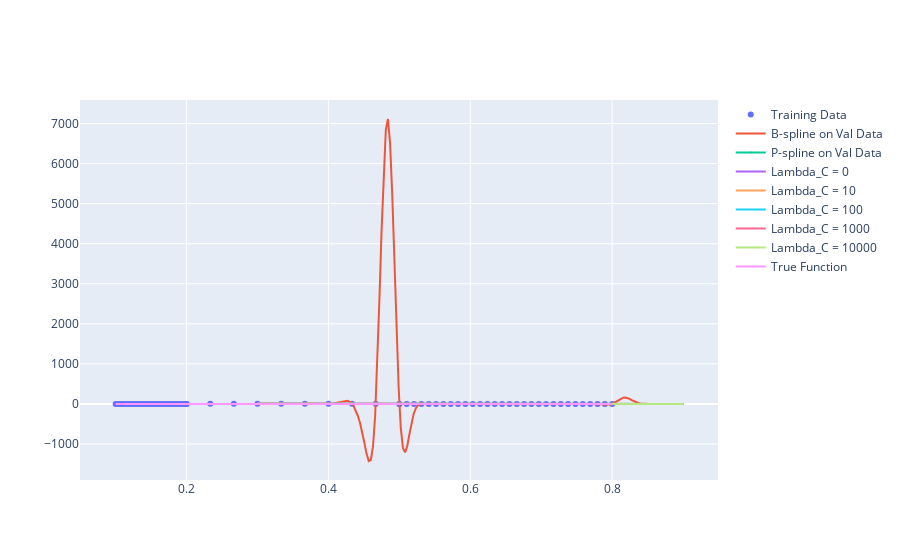

Source (notebook cell):
### Code cell
# add the predictions to the dataset and save it
xplot = np.linspace(0.3,0.9,200)
Bspline_plot = B.predict(xplot, sol["coef_"], sol["knots"])
Pspline_plot = B.predict(xplot, sol_p["coef_"], sol_p["knots"])
SCPspline_plot0 = B.predict(xplot, sol_c0["coef_"], sol_c0["knots"])
SCPspline_plot10 = B.predict(xplot, sol_c10["coef_"], sol_c10["knots"])
SCPspline_plot100 = B.predict(xplot, sol_c100["coef_"], sol_c100["knots"])
SCPspline_plot1000 = B.predict(xplot, sol_c1000["coef_"], sol_c1000["knots"])
SCPspline_plot10000 = B.predict(xplot, sol_c10000["coef_"], sol_c10000["knots"])

fig = go.Figure()
fig.add_trace(go.Scatter(x=x, y=y, mode="markers", name="Training Data"))
fig.add_trace(go.Scatter(x=xplot, y=Bspline_plot, mode="lines", name="B-spline on Val Data"))
fig.add_trace(go.Scatter(x=xplot, y=Pspline_plot, mode="lines+markers", marker=dict(size=1), name="P-spline on Val Data"))
fig.add_trace(go.Scatter(x=xplot, y=SCPspline_plot0, mode="lines", name="Lambda_C = 0"))
fig.add_trace(go.Scatter(x=xplot, y=SCPspline_plot10, mode="lines", name="Lambda_C = 10"))
fig.add_trace(go.Scatter(x=xplot, y=SCPspline_plot100, mode="lines", name="Lambda_C = 100"))
fig.add_trace(go.Scatter(x=xplot, y=SCPspline_plot1000, mode="lines", name="Lambda_C = 1000"))
fig.add_trace(go.Scatter(x=xplot, y=SCPspline_plot10000, mode="lines", name="Lambda_C = 10000"))

fig.add_trace(go.Scatter(x=x, y=ytrue, mode="lines", name="True Function"))

### Figure 1 — Plotly figure (JSON) as saved in the notebook; plotly's stock layout.template omitted (floating-point values rounded to 4 significant figures; data arrays with more than 128 entries replaced by an {"elided": "..."} marker saying what was removed)
{"data": [{"mode": "markers", "name": "Training Data", "type": "scatter", "x": [0.1, 0.1034, 0.1069, 0.1103, 0.1138, 0.1172, 0.1207, 0.1241, 0.1276, 0.131, 0.1345, 0.1379, 0.1414, 0.1448, 0.1483, 0.1517, 0.1552, 0.1586, 0.1621, 0.1655, 0.169, 0.1724, 0.1759, 0.1793, 0.1828, 0.1862, 0.1897, 0.1931, 0.1966, 0.2, 0.2, 0.2333, 0.2667, 0.3, 0.3333, 0.3667, 0.4, 0.4333, 0.4667, 0.5, 0.5, 0.5103, 0.5207, 0.531, 0.5414, 0.5517, 0.5621, 0.5724, 0.5828, 0.5931, 0.6034, 0.6138, 0.6241, 0.6345, 0.6448, 0.6552, 0.6655, 0.6759, 0.6862, 0.6966, 0.7069, 0.7172, 0.7276, 0.7379, 0.7483, 0.7586, 0.769, 0.7793, 0.7897, 0.8], "y": [-0.03781, -0.001045, -0.2082, 0.1704, -0.1718, -0.0753, 0.0607, -0.1124, -0.09158, -0.07435, 0.07437, 0.2515, 0.02991, -0.08209, 0.08809, -0.02038, 0.04302, 0.1688, -0.01628, 0.06742, -0.01235, 0.06975, 0.1221, 0.009693, 0.08811, 0.1131, 0.08915, 0.05183, 0.04773, 0.1954, 0.1839, 0.7359, 0.7552, 1.569, 1.982, 2.081, 1.608, 0.9143, 0.5128, 0.265, 0.1794, 0.23, -0.07824, 0.2486, 0.1981, 0.0006122, 0.08341, 0.01901, -0.07404, 0.0142, 0.1033, -0.03621, -0.03648, -0.006836, 0.04369, 0.128, -0.06337, 0.05089, 0.02164, -0.1858, -0.04193, -0.01323, -0.003956, 0.0326, -0.204, 0.004626, -0.06777, -0.1439, 0.05243, 0.07353]}, {"mode": "lines", "name": "B-spline on Val Data", "type": "scatter", "x": {"elided": "200 float values"}, "y": {"elided": "200 float values"}}, {"marker": {"size": 1}, "mode": "lines+markers", "name": "P-spline on Val Data", "type": "scatter", "x": {"elided": "200 float values"}, "y": {"elided": "200 float values"}}, {"mode": "lines", "name": "Lambda_C = 0", "type": "scatter", "x": {"elided": "200 float values"}, "y": {"elided": "200 float values"}}, {"mode": "lines", "name": "Lambda_C = 10", "type": "scatter", "x": {"elided": "200 float values"}, "y": {"elided": "200 float values"}}, {"mode": "lines", "name": "Lambda_C = 100", "type": "scatter", "x": {"elided": "200 float values"}, "y": {"elided": "200 float values"}}, {"mode": "lines", "name": "Lambda_C = 1000", "type": "scatter", "x": {"elided": "200 float values"}, "y": {"elided": "200 float values"}}, {"mode": "lines", "name": "Lambda_C = 10000", "type": "scatter", "x": {"elided": "200 float values"}, "y": {"elided": "200 float values"}}, {"mode": "lines", "name": "True Function", "type": "scatter", "x": [0.1, 0.1034, 0.1069, 0.1103, 0.1138, 0.1172, 0.1207, 0.1241, 0.1276, 0.131, 0.1345, 0.1379, 0.1414, 0.1448, 0.1483, 0.1517, 0.1552, 0.1586, 0.1621, 0.1655, 0.169, 0.1724, 0.1759, 0.1793, 0.1828, 0.1862, 0.1897, 0.1931, 0.1966, 0.2, 0.2, 0.2333, 0.2667, 0.3, 0.3333, 0.3667, 0.4, 0.4333, 0.4667, 0.5, 0.5, 0.5103, 0.5207, 0.531, 0.5414, 0.5517, 0.5621, 0.5724, 0.5828, 0.5931, 0.6034, 0.6138, 0.6241, 0.6345, 0.6448, 0.6552, 0.6655, 0.6759, 0.6862, 0.6966, 0.7069, 0.7172, 0.7276, 0.7379, 0.7483, 0.7586, 0.769, 0.7793, 0.7897, 0.8], "y": [0.003861, 0.004582, 0.005425, 0.006407, 0.00755, 0.008875, 0.01041, 0.01218, 0.01421, 0.01655, 0.01922, 0.02228, 0.02576, 0.02971, 0.03418, 0.03924, 0.04493, 0.05133, 0.0585, 0.06652, 0.07546, 0.08539, 0.0964, 0.1086, 0.122, 0.1367, 0.1529, 0.1706, 0.1899, 0.2108, 0.2108, 0.5128, 0.9987, 1.558, 1.945, 1.945, 1.558, 0.9987, 0.5128, 0.2108, 0.2108, 0.1529, 0.1086, 0.07546, 0.05133, 0.03418, 0.02228, 0.01421, 0.008875, 0.005425, 0.003246, 0.001901, 0.00109, 0.0006113, 0.0003357, 0.0001805, 9.497e-05, 4.891e-05, 2.466e-05, 1.217e-05, 5.878e-06, 2.779e-06, 1.286e-06, 5.825e-07, 2.583e-07, 1.121e-07, 4.762e-08, 1.98e-08, 8.059e-09, 3.21e-09]}], "layout": {"autosize": true, "xaxis": {"autorange": true, "range": [0.05147, 0.9478], "type": "linear"}, "yaxis": {"autorange": true, "range": [-1900.0, 7588.0], "type": "linear"}}}
